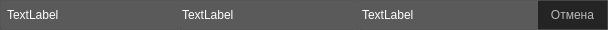
<?xml version="1.0" encoding="UTF-8"?>
<ui version="4.0">
 <class>Form</class>
 <widget class="QWidget" name="Form">
  <property name="geometry">
   <rect>
    <x>0</x>
    <y>0</y>
    <width>608</width>
    <height>30</height>
   </rect>
  </property>
  <property name="minimumSize">
   <size>
    <width>0</width>
    <height>30</height>
   </size>
  </property>
  <property name="maximumSize">
   <size>
    <width>16777215</width>
    <height>30</height>
   </size>
  </property>
  <property name="windowTitle">
   <string>Form</string>
  </property>
  <property name="styleSheet">
   <string notr="true">QWidget {
    border: 1px solid rgba(65, 65, 65, 100);
    border-radius: 1px;
	color: rgb(255, 255, 255);
	background-color: rgba(44, 44, 44, 100);
	font: 900 9pt &quot;Segoe UI Black&quot;;
}

</string>
  </property>
  <layout class="QHBoxLayout" name="horizontalLayout">
   <property name="spacing">
    <number>0</number>
   </property>
   <property name="leftMargin">
    <number>0</number>
   </property>
   <property name="topMargin">
    <number>0</number>
   </property>
   <property name="rightMargin">
    <number>0</number>
   </property>
   <property name="bottomMargin">
    <number>0</number>
   </property>
   <item>
    <widget class="QLabel" name="label">
     <property name="styleSheet">
      <string notr="true">QLabel {
border-right: 0px;
padding-left: 3px;
}</string>
     </property>
     <property name="text">
      <string>TextLabel</string>
     </property>
    </widget>
   </item>
   <item>
    <widget class="QLabel" name="label_2">
     <property name="styleSheet">
      <string notr="true">QLabel {
border-left: 0px;
border-right: 0px;
}</string>
     </property>
     <property name="text">
      <string>TextLabel</string>
     </property>
    </widget>
   </item>
   <item>
    <widget class="QLabel" name="label_3">
     <property name="styleSheet">
      <string notr="true">QLabel {
border-left: 0px;
border-right: 0px;
}</string>
     </property>
     <property name="text">
      <string>TextLabel</string>
     </property>
    </widget>
   </item>
   <item>
    <widget class="QPushButton" name="pushButton">
     <property name="minimumSize">
      <size>
       <width>0</width>
       <height>20</height>
      </size>
     </property>
     <property name="maximumSize">
      <size>
       <width>70</width>
       <height>50</height>
      </size>
     </property>
     <property name="cursor">
      <cursorShape>PointingHandCursor</cursorShape>
     </property>
     <property name="styleSheet">
      <string notr="true">QPushButton
{
  	background-color: rgb(36, 36, 37);
	color: rgb(185, 185, 185);
	border-left: 0px;
	height: 30px;
	font: 900 10pt &quot;Segoe UI Black&quot;;
}


QPushButton:hover
{
	
	background-color: qlineargradient(spread:pad, x1:0, y1:0.0341364, x2:1, y2:1, stop:0 rgba(0, 0, 0, 66), stop:1 rgba(37, 33, 33, 255));
	color: rgb(162, 162, 69);
}


QPushButton:disabled {
        
		
		background-color: rgb(50, 50, 50);
        color: #888;
        border: 0px solid #888;
    }</string>
     </property>
     <property name="text">
      <string>Отмена</string>
     </property>
    </widget>
   </item>
  </layout>
 </widget>
 <resources/>
 <connections/>
</ui>
